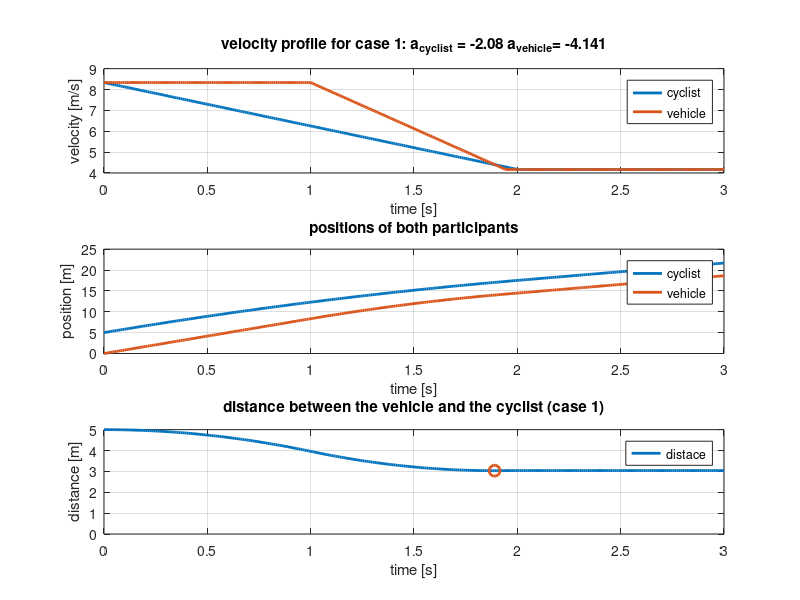

Here is the MATLAB script that generated this plot:
clear;
clc;
close all;

%% ================================================================
%  PARAMETER
%  Alle Geschwindigkeiten werden in m/s angegeben.
%  Die Bremsbeschleunigungen werden als positive Werte angegeben.
%  ================================================================

% Fahrrad
vFahrradStart = 30/3.6;       % Anfangsgeschwindigkeit [m/s]                (case 1; 30/3.6)(case 2: 30/3.6)(case 3: 30/3.6)
vFahrradEnde  = 15/3.6;       % Endgeschwindigkeit [m/s]                    (case 1; 15/3.6)(case 2: 15/3.6)(case 3: 0)
aFahrrad      = 2.08;       % Bremsverzögerung [m/s^2] (15 km/h in 1 s)     (case 1: 2.08)  (case 2: 4.16)  (case 3: 4.16)

% Auto
vAutoStart = 30/3.6;           % Anfangsgeschwindigkeit [m/s]
vAutoEnde  = 015/3.6;           % Endgeschwindigkeit [m/s]
aAuto      = 0.45*9.81;            % Bremsverzögerung [m/s^2] moderate bremsung  (always the same!)
disp(aAuto)
% Fahrer und Abstand
reaktionszeit = 1.0;         % Reaktionszeit des Autofahrers [s]
startabstand  = 5.0;         % Anfangsabstand zwischen Auto und Fahrrad [m]

% Simulation
simulationszeit = 3;         % Gesamte Simulationszeit [s]
dt = 0.01;                   % Zeitschritt [s]

% Animation aktivieren:
animationAktiv = false;


%% ================================================================
%  EINGABEN PRÜFEN
%  ================================================================

if vFahrradEnde > vFahrradStart
    error('Die Endgeschwindigkeit des Fahrrads darf nicht größer als die Startgeschwindigkeit sein.');
end

if vAutoEnde > vAutoStart
    error('Die Endgeschwindigkeit des Autos darf nicht größer als die Startgeschwindigkeit sein.');
end

if aFahrrad <= 0 || aAuto <= 0
    error('Die Bremsverzögerungen müssen größer als null sein.');
end

if reaktionszeit < 0
    error('Die Reaktionszeit darf nicht negativ sein.');
end


%% ================================================================
%  ZEITVEKTOR
%  ================================================================

t = 0:dt:simulationszeit;


%% ================================================================
%  GESCHWINDIGKEIT DES FAHRRADS
%
%  Das Fahrrad beginnt bei t = 0 sofort zu bremsen.
%  ================================================================

vFahrrad = vFahrradStart - aFahrrad .* t;

% Endgeschwindigkeit nicht unterschreiten
vFahrrad(vFahrrad < vFahrradEnde) = vFahrradEnde; %%%%%%%%%%


%% ================================================================
%  GESCHWINDIGKEIT DES AUTOS
%
%  Während der Reaktionszeit fährt das Auto unverändert weiter.
%  Danach beginnt das Auto zu bremsen.
%  ================================================================

vAuto = zeros(size(t));

for i = 1:length(t)

    if t(i) < reaktionszeit

        % Fahrer hat noch nicht reagiert
        vAuto(i) = vAutoStart;

    else

        % Zeit seit Beginn der Bremsung
        bremszeitAuto = t(i) - reaktionszeit;

        vAuto(i) = vAutoStart - aAuto * bremszeitAuto;

        % Endgeschwindigkeit nicht unterschreiten
        if vAuto(i) < vAutoEnde
            vAuto(i) = vAutoEnde;
        end
    end
end


%% ================================================================
%  ZURÜCKGELEGTE STRECKEN
%
%  Die Strecke wird durch Integration der Geschwindigkeit berechnet.
%  ================================================================

streckeFahrrad = cumtrapz(t, vFahrrad);
streckeAuto = cumtrapz(t, vAuto);


%% ================================================================
%  POSITIONEN
%
%  Das Auto startet bei x = 0.
%  Das Fahrrad startet um den Startabstand weiter vorne.
%  ================================================================
positionAuto = streckeAuto;

positionFahrrad = startabstand + streckeFahrrad;


%% ================================================================
%  ABSTAND ZWISCHEN AUTO UND FAHRRAD
%  ================================================================

abstand = positionFahrrad - positionAuto;


%% ================================================================
%  MINIMALER ABSTAND
%  ================================================================

[minimalerAbstand, indexMinimum] = min(abstand);

zeitMinimum = t(indexMinimum);


%% ================================================================
%  ERFORDERLICHER ANFANGSABSTAND
%
%  Das Auto holt gegenüber dem Fahrrad folgende Strecke auf:
%
%  relativeAufholstrecke = Strecke Auto - Strecke Fahrrad
%
%  Der größte Wert entspricht dem mindestens notwendigen Abstand.
%  ================================================================

relativeAufholstrecke = streckeAuto - streckeFahrrad;

erforderlicherAbstandKollision = max(relativeAufholstrecke);

% Negative Werte sind nicht sinnvoll
if erforderlicherAbstandKollision < 0
    erforderlicherAbstandKollision = 0;
end

erforderlicherAbstandSicher = ...
    erforderlicherAbstandKollision ;

fprintf('notwendiger abstand auf basis von der Geschwindigkeiten:', erforderlicherAbstandSicher );
%% ================================================================
%  KOLLISION PRÜFEN
%  ================================================================

indexKollision = find(abstand <= 0, 1);



%% ================================================================
%  ERGEBNISSE IM COMMAND WINDOW
%  ================================================================

fprintf('\n');
fprintf('============================================\n');
fprintf('       TAILGATING-SIMULATION\n');
fprintf('============================================\n\n');

fprintf('Eingestellter Anfangsabstand:      %.2f m\n', ...
    startabstand);

fprintf('Minimaler Abstand der Simulation:  %.2f m\n', ...
    minimalerAbstand);

fprintf('Zeitpunkt des kleinsten Abstands:  %.2f s\n\n', ...
    zeitMinimum);

fprintf('Mindestabstand ohne Kollision:     %.2f m\n', ...
    erforderlicherAbstandKollision);

fprintf('Mindestabstand mit %.2f m:  m\n\n', ...
    erforderlicherAbstandSicher);


if ~isempty(indexKollision)

    fprintf('ERGEBNIS: KOLLISION bei t = %.2f s\n', ...
        t(indexKollision));

end


if vAutoEnde > vFahrradEnde

    fprintf('\nACHTUNG:\n');

    fprintf(['Das Auto fährt nach dem Bremsen schneller als das Fahrrad.\n', ...
        'Der Abstand wird deshalb langfristig weiter kleiner.\n']);
end


%% ================================================================
%  PLOT 1: GESCHWINDIGKEIT
%  ================================================================

figure('Name', 'Tailgating-Simulation', ...
       'Position', [100 100 1000 800]);

subplot(3,1,1);

plot(t, vFahrrad, ...
    'LineWidth', 2);

hold on;

plot(t, vAuto, ...
    'LineWidth', 2);

grid on;

xlabel('time [s]');
ylabel('velocity [m/s]');

title('velocity profile for case 1: a_{cyclist} = -2.08 a_{vehicle}= -4.141');

legend('cyclist', 'vehicle', ...
    'Location', 'best');


%% ================================================================
%  PLOT 2: POSITIONEN
%  ================================================================

subplot(3,1,2);

plot(t, positionFahrrad, ...
    'LineWidth', 2);

hold on;

plot(t, positionAuto, ...
    'LineWidth', 2);

grid on;

xlabel('time [s]');
ylabel('position [m]');

title('positions of both participants');

legend('cyclist', 'vehicle', ...
    'Location', 'best');


%% ================================================================
%  PLOT 3: ABSTAND
%  ================================================================

subplot(3,1,3);

plot(t, abstand, ...
    'LineWidth', 2);

hold on;

plot(zeitMinimum, minimalerAbstand, ...
    'o', ...
    'MarkerSize', 8, ...
    'LineWidth', 2);

grid on;

xlabel('time [s]');
ylabel('distance [m]');
ylim([0,max(abstand)]);
title('distance between the vehicle and the cyclist (case 1)');

legend('distace', ...
       'Location', 'best');


%% ================================================================
%  ANIMATION
%  ================================================================

if animationAktiv

    figure('Name', 'Animation der Tailgating-Situation', ...
           'Position', [150 150 1100 350]);

    animationsschritt = round(0.05 / dt);

    if animationsschritt < 1
        animationsschritt = 1;
    end

    for i = 1:animationsschritt:length(t)

        clf;

        hold on;

        % Straßenbegrenzungen
        plot([-10, max(positionFahrrad) + 10], ...
             [-1.5, -1.5], ...
             'k-', ...
             'LineWidth', 1.5);

        plot([-10, max(positionFahrrad) + 10], ...
             [1.5, 1.5], ...
             'k-', ...
             'LineWidth', 1.5);

        % Straßenmitte
        plot([-10, max(positionFahrrad) + 10], ...
             [0, 0], ...
             'k--');

        % Auto
        plot(positionAuto(i), -0.4, ...
            's', ...
            'MarkerSize', 18, ...
            'LineWidth', 2);

        % Fahrrad
        plot(positionFahrrad(i), 0.4, ...
            'd', ...
            'MarkerSize', 14, ...
            'LineWidth', 2);

        % Abstandslinie
        plot([positionAuto(i), positionFahrrad(i)], ...
             [0.1, 0.1], ...
             'LineWidth', 2);

        text(positionAuto(i), -0.9, ...
            'vehicle', ...
            'HorizontalAlignment', 'center');

        text(positionFahrrad(i), 0.9, ...
            'bicycle', ...
            'HorizontalAlignment', 'center');

        text((positionAuto(i) + positionFahrrad(i))/2, ...
             0.25, ...
             sprintf('distance = %.2f m', abstand(i)), ...
             'HorizontalAlignment', 'center', ...
             'FontWeight', 'bold');

        title(sprintf( ...
            'time = %.2f s | distance = %.2f m', ...
            t(i), abstand(i)));

        xlabel('Position [m]');

        ylim([-2 2]);

        xlim([positionAuto(i) - 8, ...
              positionFahrrad(i) + 8]);

        yticks([]);

        grid on;

        drawnow;

        pause(0.02);
    end
end
